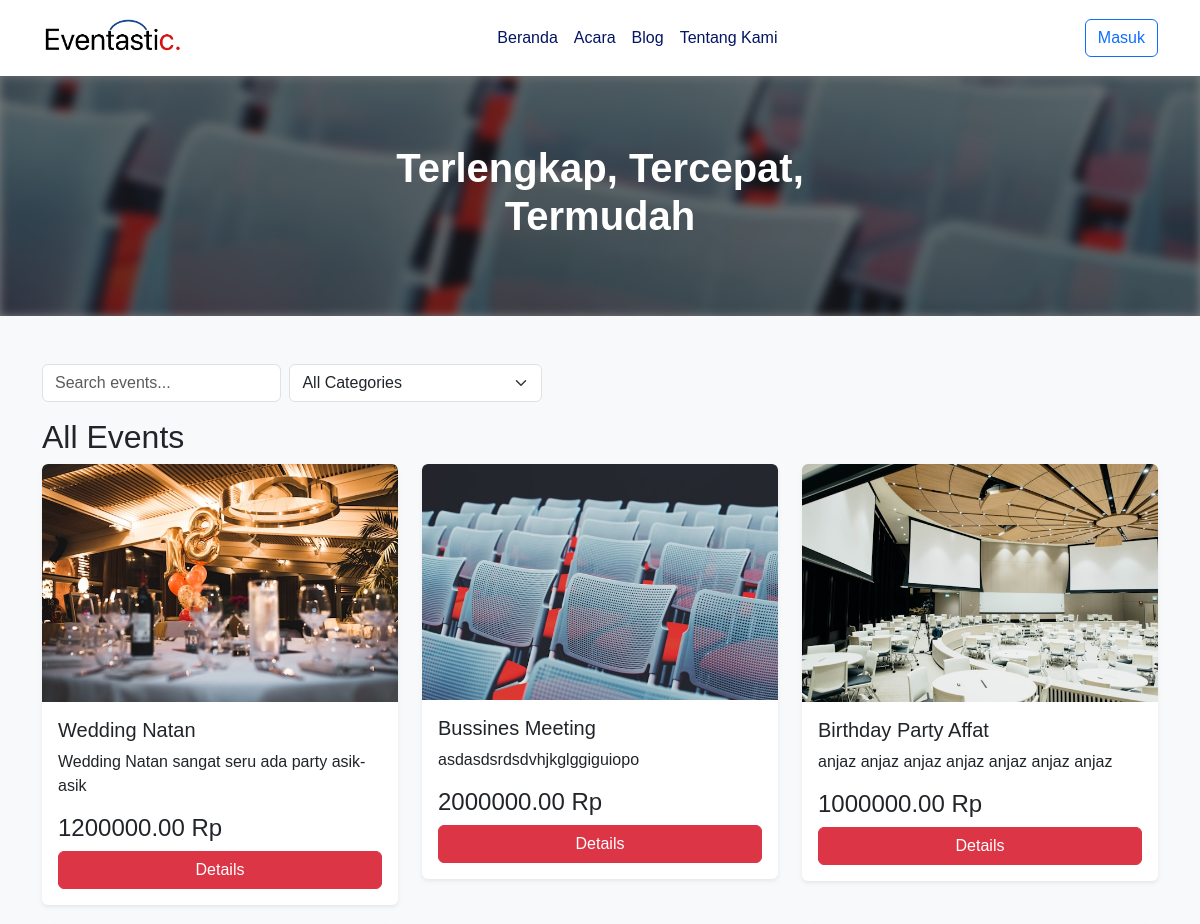
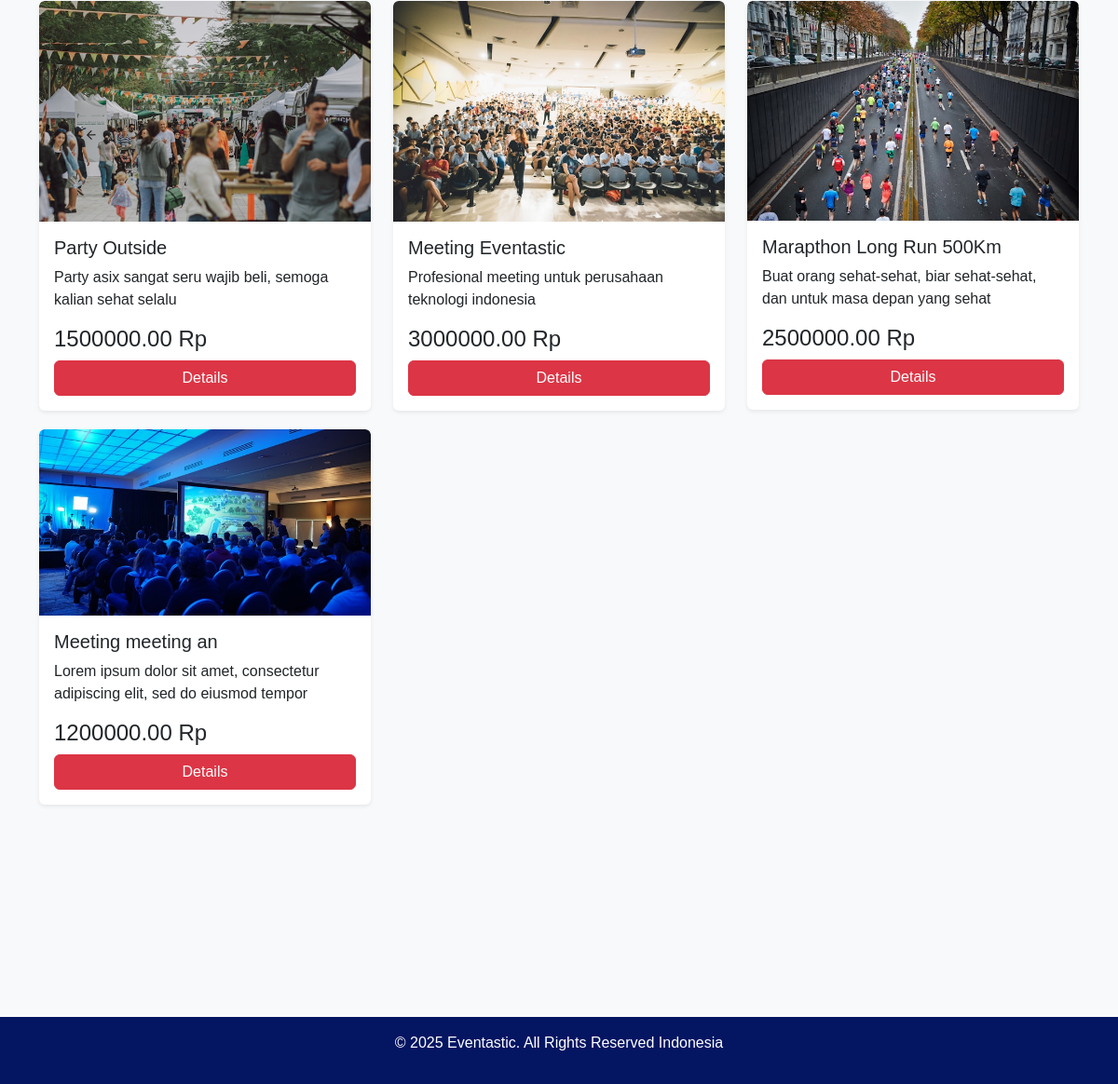
/event.php, run on the app's committed database (2 pictures, top to bottom).
### tables this page shows
CREATE TABLE `events` (
  `event_id` int(11) NOT NULL,
  `EventName` varchar(255) NOT NULL,
  `EventImage` varchar(255) NOT NULL,
  `EventCategory` varchar(255) NOT NULL,
  `EventDescription` text DEFAULT NULL,
  `EventVariant` varchar(255) DEFAULT NULL,
  `EventPricePerVariant` decimal(10,2) DEFAULT NULL
);

### event.php (the view, shortened to what this page needs)
<?php
$servername = "localhost";
$username = "root";
$password = "";
$dbname = "eventastic_db";
$conn = new mysqli($servername, $username, $password, $dbname);
$searchQuery = isset($_GET['search']) ? $_GET['search'] : '';
$sql = "SELECT * FROM events WHERE EventName LIKE '%$searchQuery%'";
$result = $conn->query($sql);
?>
<!DOCTYPE html>
<html lang="en">
<head>
  <link rel="stylesheet" href="css/font-style.css">
  <link href="https://cdn.jsdelivr.net/npm/bootstrap@5.3.0-alpha1/dist/css/bootstrap.min.css" rel="stylesheet">
  <link href="https://cdnjs.cloudflare.com/ajax/libs/font-awesome/6.0.0-beta3/css/all.min.css" rel="stylesheet">
</head>
<body class="bg-light">
<nav class="navbar navbar-expand-lg navbar-light bg-white shadow-sm">
    <div class="container">
        <a class="navbar-brand" href="index.php">
            <img src="img/fix1logotai_page-0001.jpg" alt="Eventastic Logo" style="height: 50px;">
        </a>
        <div class="collapse navbar-collapse" id="navbarNav">
            <ul class="navbar-nav mx-auto">
                <li class="nav-item"><a class="nav-link" href="index.php" style="color: #041562;">Beranda</a></li>
                <li class="nav-item"><a class="nav-link" href="event.php" style="color: #041562;">Acara</a></li>
                <li class="nav-item"><a class="nav-link" href="blog.php" style="color: #041562;">Blog</a></li>
                <li class="nav-item"><a class="nav-link" href="about.php" style="color: #041562;">Tentang Kami</a></li>
            </ul>
            <div class="d-flex">
                <?php
                if (isset($_SESSION['username'])) {
                    echo '
                    <div class="dropdown">
                        <a class="btn btn-outline-primary dropdown-toggle d-flex align-items-center" href="#" role="button"
                            id="profileDropdown" data-bs-toggle="dropdown" aria-expanded="false">
                            <i class="fas fa-user-circle me-2"></i>
                            ' . htmlspecialchars($_SESSION['username']) . '
                        </a>
                        <ul class="dropdown-menu dropdown-menu-end" aria-labelledby="profileDropdown">
                            <li><a class="dropdown-item" href="payment_history.php">Riwayat Pembayaran</a></li>
                            <li><hr class="dropdown-divider"></li>
                            <li><a class="dropdown-item text-danger" href="logout.php">Keluar</a></li>
                        </ul>
                    </div>';
                } else {
                    echo '<a class="btn btn-outline-primary ms-2" href="login.php">Masuk</a>';
                }
                ?>
            </div>
        </div>
    </div>
</nav>
  <section class="hero">
    <div class="hero-background">
        <img src="img/al-nik-J5XqX-qvEZE-unsplash.jpg" alt="Event background" class="hero-img">
        <div class="overlay"></div>
    </div>
    <div class="hero-text position-absolute top-50 start-50 translate-middle">
        <h1>Terlengkap, Tercepat, Termudah</h1>
    </div>
</section>
  <section class="py-5 bg-light">
    <div class="container">
        <div class="d-flex align-items-center gap-2 mb-3" style="max-width: 500px;">
            <input type="text" id="search" class="form-control" placeholder="Search events...">
            <select id="filter" class="form-select">
                <option value="">All Categories</option>
            </select>
        </div>
        <h2 id="eventTitle">All Events</h2>
<div class="row" id="eventResults">
    <?php if ($result->num_rows > 0) {
        while ($row = $result->fetch_assoc()) {
            echo "<div class='col-md-4'>
                    <a href='detail_event.php?event_id={$row['event_id']}' class='text-decoration-none' style='color: inherit;'>
                        <div class='card shadow-sm' style='cursor: pointer;'>
                            <img src='{$row['EventImage']}' class='card-img-top'>
                            <div class='card-body'>
                                <h5 class='card-title'>{$row['EventName']}</h5>
                                <p class='card-text'>{$row['EventDescription']}</p>
                                <h4>{$row['EventPricePerVariant']} Rp</h4>
                                <button class='btn btn-danger w-100'>Details</button>
                            </div>
                        </div>
                    </a>
                  </div>";
        }
    } else {
        echo "<p class='text-center text-muted'>No events found.</p>";
    } ?>
</div>
    </div>
</section>
  <footer class="text-white text-center py-3" style="background-color: #041562; margin-top:10rem;">
    <p>&copy; 2025 Eventastic. All Rights Reserved Indonesia</p>
  </footer>
</body>
</html>

### event.php (style rules this page uses)
.hero { position: relative; width: 100%; min-height: 30vh; margin-top: 0px; overflow: hidden; }
.hero-background { position: absolute; top: 0; left: 0; width: 100%; height: 100%; }
.hero-img { width: 100%; height: 100%; object-fit: cover; filter: blur(5px); }
.overlay { position: absolute; top: 0; left: 0; width: 100%; height: 100%; background: rgba(0, 0, 0, 0.5); }
.hero-text { position: relative; text-align: center; color: white; z-index: 2; padding: 20px; }
.hero-text h1 { font-weight: bold; }
.card { transition: transform 0.3s ease, box-shadow 0.3s ease; border: none; position: relative; overflow: hidden; margin-bottom: 20px; }
.card img { transition: transform 0.3s ease; }
.card .card-body { position: relative; z-index: 1; }
.card .card-body::before { content: ''; position: absolute; top: 0; left: 0; right: 0; bottom: 0; background: rgba(0, 0, 0, 0.1); opacity: 0; transition: opacity 0.3s ease; z-index: 0; }
.card-img-top { width: 100%; height: auto; }

### data on the page
events: EventImage (picture), EventName "Wedding Natan", EventDescription "Wedding Natan sangat seru ada party asik-asik", EventPricePerVariant "1200000.00"
events: EventImage (picture), EventName "Bussines Meeting", EventDescription "asdasdsrdsdvhjkglggiguiopo", EventPricePerVariant "2000000.00"
events: EventImage (picture), EventName "Birthday Party Affat", EventDescription "anjaz anjaz anjaz anjaz anjaz anjaz anjaz", EventPricePerVariant "1000000.00"
events: EventImage (picture), EventName "Party Outside", EventDescription "Party asix sangat seru wajib beli, semoga kalian sehat selalu", EventPricePerVariant "1500000.00"
events: EventImage (picture), EventName "Meeting Eventastic", EventDescription "Profesional meeting untuk perusahaan teknologi indonesia", EventPricePerVariant "3000000.00"
events: EventImage (picture), EventName "Marapthon Long Run 500Km", EventDescription "Buat orang sehat-sehat, biar sehat-sehat, dan untuk masa depan yang sehat", EventPricePerVariant "2500000.00"
events: EventImage (picture), EventName "Meeting meeting an", EventDescription "Lorem ipsum dolor sit amet, consectetur adipiscing elit, sed do eiusmod tempor", EventPricePerVariant "1200000.00"
